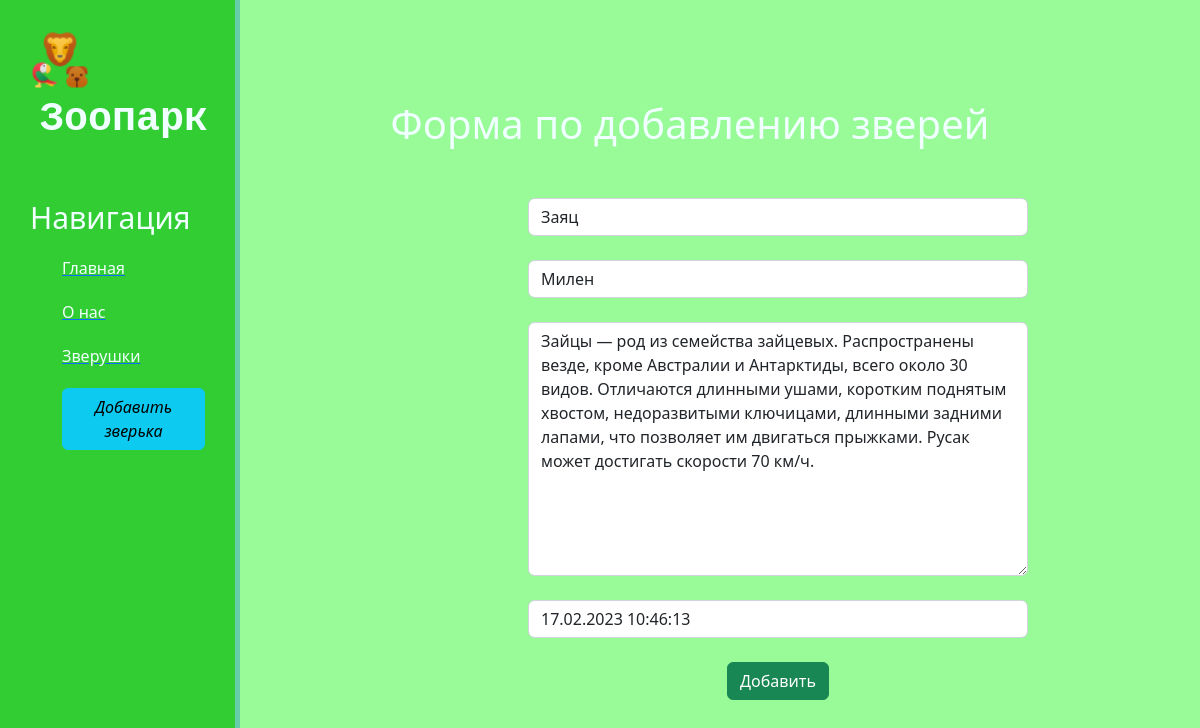
/news/1/update, run on the app's committed database.
### news/models.py (models this page shows, shortened)
class Articles(models.Model):
    kind = models.CharField('Вид животного', max_length=50)
    name = models.CharField('Имя', max_length=250)
    full_text = models.TextField('Описание')
    date = models.DateTimeField('Дата публикации')
    img = models.ImageField(upload_to='%Y/%m/%d', verbose_name='Фотография')
    class Meta:
        verbose_name='Зверь'
        verbose_name_plural = 'Зверушки'

### news/views.py (the view)
# urls.py: path('<int:pk>/update', views.NewsUpdateView.as_view(), name='news-update'),
class NewsUpdateView(UpdateView):
    model = Articles
    template_name = 'news/create.html'
    form_class = ArticlesForm

### news/forms.py
class ArticlesForm (ModelForm):
    class Meta:
        model=Articles
        fields = ['kind', 'name', 'full_text', 'date']
        widgets = {
            "kind": TextInput(attrs={
                'class': 'form-control',
                'placeholder': 'Название зверя'
            }),
            "name": TextInput(attrs={
                'class': 'form-control',
                'placeholder': 'Имя зверя'
            }),
            "date": DateTimeInput(attrs={
                'class': 'form-control',
                 'placeholder': 'Дата публикации'
            }),
            "full_text": Textarea(attrs={
                'class': 'form-control',
                'placeholder': 'Информация о зверьке'
            })
        }

### news/templates/news/create.html (shortened to what this page needs)
{% extends 'main/wer.html' %}
{% block content %}
    <div class="features">
        <h1>Форма по добавлению зверей</h1>
        <form method="post" >
            {{form.kind}}<br>
            {{form.name}}<br>
            {{form.full_text}}<br>
            {{form.date}}<br>
            <button class="btn btn-success" type="submit">Добавить</button>
        </form>
    </div>
{% endblock %}

### main/static/main/css/main.css (style rules this page uses)
body { background: #98FB98; }
main .features { float: left; color: azure; margin-top: 100px; text-align: center; width: 75%; }
form { margin-left: 32%; width: 500px; margin-top: 50px; }

### data on the page
Articles: kind "Заяц", name "Милен", full_text "Зайцы — род из семейства зайцевых. Распространены везде, кроме Австралии и Антарктиды, всего около 30 видов. Отличаются длинными ушами, коротким поднятым хвостом, недоразвитыми ключицами, длинными задними лапами, что позволяет им двигаться прыжками. Русак может достигать скорости 70 км/ч.", date "17.02.2023 10:46:13"
